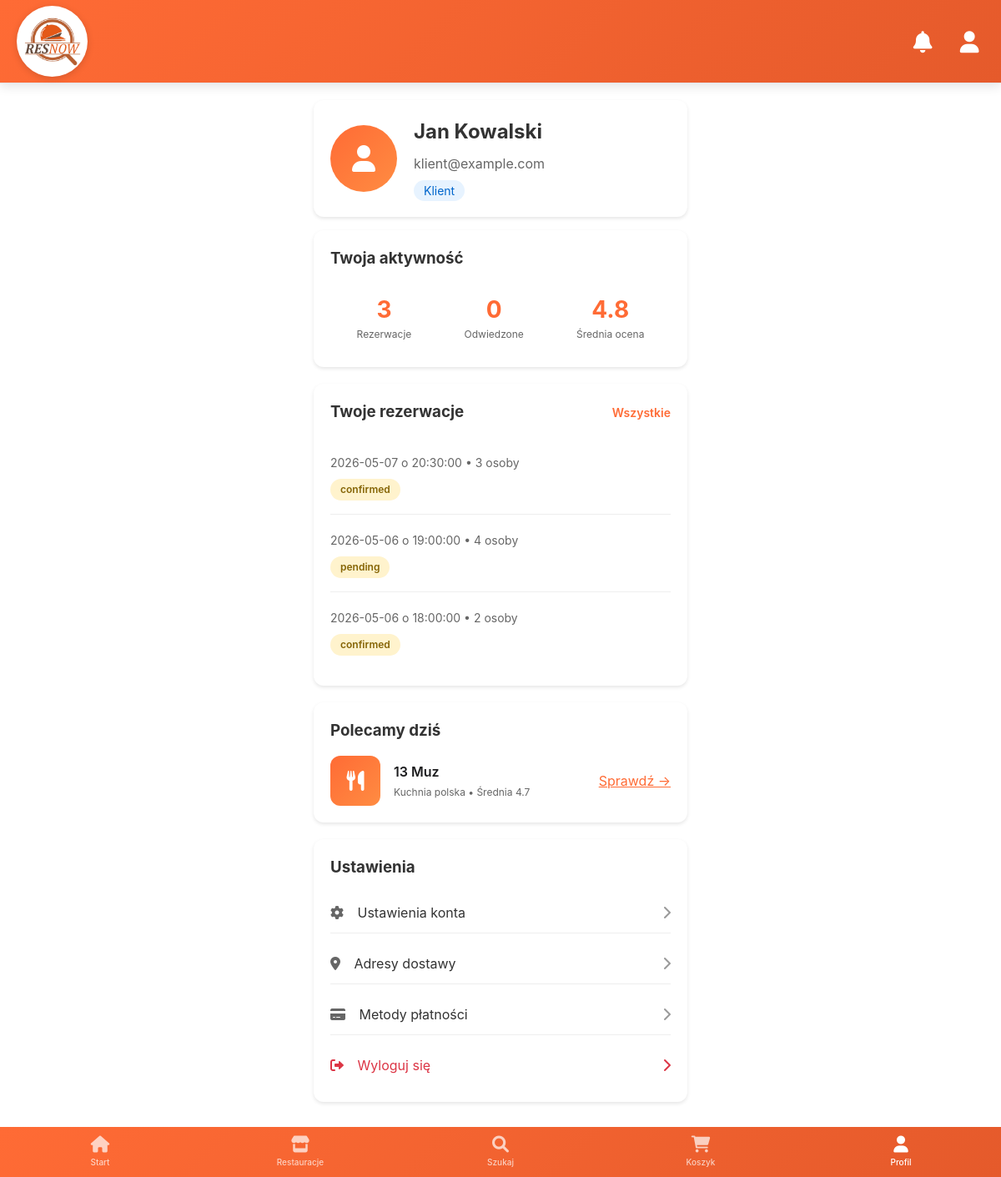
Page /client/profile (signed in) on the earlier database version.
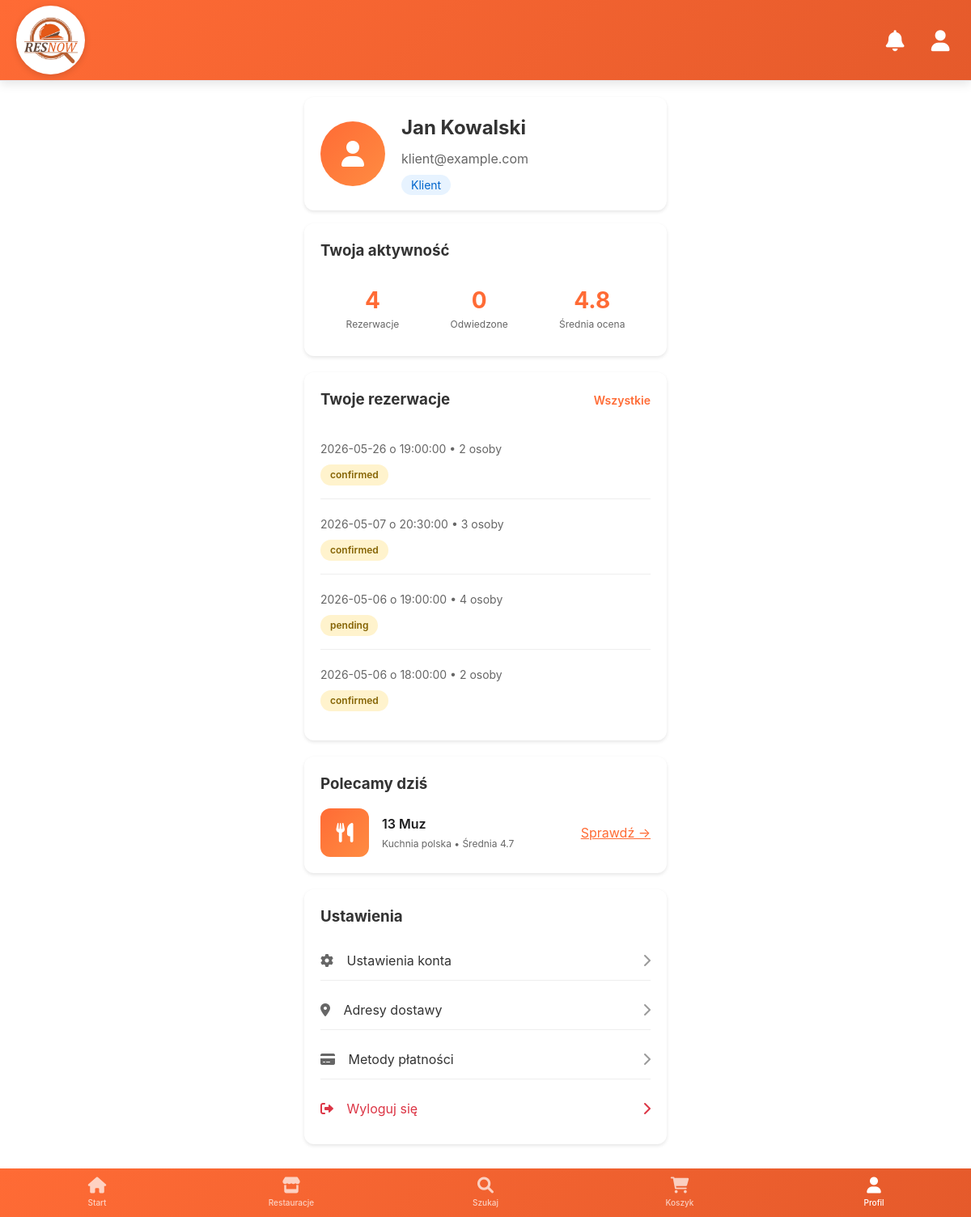
Same page on the later database version.
### models.py (models this page shows, shortened)
class User(db.Model):
    __tablename__ = 'users'
    id = db.Column(db.Integer, primary_key=True)
    name = db.Column(db.String(100), nullable=False)
    email = db.Column(db.String(120), unique=True, nullable=False)
    password = db.Column(db.String(200), nullable=False)
    role = db.Column(db.String(20), nullable=False)
    restaurant_id = db.Column(db.Integer, db.ForeignKey('restaurants.id'), nullable=True)
    restaurant = db.relationship('Restaurant', backref='employees')

class Reservation(db.Model):
    __tablename__ = 'reservations'
    id = db.Column(db.Integer, primary_key=True)
    user_id = db.Column(db.Integer, db.ForeignKey('users.id'), nullable=False)
    restaurant_id = db.Column(db.Integer, db.ForeignKey('restaurants.id'), nullable=False)
    table_id = db.Column(db.Integer, db.ForeignKey('tables.id'), nullable=False)
    date = db.Column(db.Date, nullable=False)
    time = db.Column(db.Time, nullable=False)
    people = db.Column(db.Integer, nullable=False)
    status = db.Column(db.String(20), default='pending')  # pending, confirmed, cancelled
    notes = db.Column(db.Text)
    created_at = db.Column(db.DateTime, default=datetime.utcnow)
    user = db.relationship('User', backref='reservations')
    table = db.relationship('Table', backref='reservations')
    restaurant = db.relationship('Restaurant', backref='reservations')
    menu_items = db.relationship('MenuItem', secondary=reservation_menu_items,
                                 backref=db.backref('reservations', lazy='dynamic'))

### app.py (the view)
@app.route('/client/profile')
@login_required
def client_profile():
    if session.get('role') != 'client':
        flash('Brak dostępu', 'danger')
        return redirect(url_for('login'))
    user = User.query.get(session['user_id'])
    reservations = Reservation.query.filter_by(user_id=user.id) \
        .order_by(Reservation.date.desc(), Reservation.time.desc()) \
        .all()
    orders = [
        {'id': 1, 'restaurant_name': '13 Muz', 'date': '2024-01-10', 'total': 89.00, 'status': 'Dostarczone'},
        {'id': 2, 'restaurant_name': 'La Bella Italia', 'date': '2024-01-12', 'total': 124.50, 'status': 'W drodze'}
    ]
    return render_template('client/profile_mobile.html',
                           user=user,
                           reservations=reservations,
                           orders=orders)

### app.py (called while the page is built)
@app.context_processor
def inject_now():
    return {'now': datetime.now()}

def login_required(f):
    @wraps(f)
    def decorated_function(*args, **kwargs):
        if 'user_id' not in session:
            flash('Proszę się zalogować', 'warning')
            return redirect(url_for('login'))
        return f(*args, **kwargs)
    return decorated_function

### templates/client/profile_mobile.html (shortened to what this page needs)
{% extends "mobile_layout.html" %}
{% block content %}
<div style="max-width: 480px; margin: 0 auto; padding: 0 16px;">
<div class="profile-container">
    <div class="profile-header">
        <div class="profile-avatar">
            <i class="fas fa-user"></i>
        </div>
        <div class="profile-info">
            <h2>{{ user.name }}</h2>
            <p>{{ user.email }}</p>
            <p style="margin-top: 8px;">
                <span style="background: #e7f3ff; color: #0066cc; padding: 4px 12px; border-radius: 20px; font-size: 14px;">
                    Klient
                </span>
            </p>
        </div>
    </div>
<div class="profile-section">
    <h3>Twoja aktywność</h3>
    <div style="display: flex; justify-content: space-around; text-align: center; padding: 10px 0;">
        <div>
            <div style="font-size: 28px; font-weight: 700; color: #FF6B35;">{{ reservations|length }}</div>
            <div style="font-size: 12px; color: #666;">Rezerwacje</div>
        </div>
        <div>
            <div style="font-size: 28px; font-weight: 700; color: #FF6B35;">{{ restaurants|length }}</div>
            <div style="font-size: 12px; color: #666;">Odwiedzone</div>
        </div>
        <div>
            <div style="font-size: 28px; font-weight: 700; color: #FF6B35;">4.8</div>
            <div style="font-size: 12px; color: #666;">Średnia ocena</div>
        </div>
    </div>
</div>
    <div class="profile-section">
        <h3>
            Twoje rezerwacje
            <a href="#" class="section-link">Wszystkie</a>
        </h3>
        {% if reservations %}
            {% for res in reservations %}
            <div class="reservation-item">
                <div class="reservation-details">
                    {{ res.date }} o {{ res.time }} • {{ res.people }} osoby
                </div>
                <div>
                    <span class="status-badge {% if res.status == 'Potwierdzona' %}status-confirmed{% else %}status-pending{% endif %}">
                        {{ res.status }}
                    </span>
                </div>
            </div>
            {% endfor %}
        {% else %}
            <p style="color: #666; text-align: center; padding: 20px 0;">
                Brak rezerwacji
            </p>
        {% endif %}
    </div>
<div class="profile-section">
    <h3>Polecamy dziś</h3>
    <div style="display: flex; align-items: center; gap: 16px;">
        <div style="width: 60px; height: 60px; background: linear-gradient(135deg, #FF6B35, #FF8C42); border-radius: 12px; display: flex; align-items: center; justify-content: center;">
            <i class="fas fa-utensils" style="color: white; font-size: 24px;"></i>
        </div>
        <div>
            <div style="font-weight: 600; margin-bottom: 4px;">13 Muz</div>
            <div style="font-size: 12px; color: #666;">Kuchnia polska • Średnia 4.7</div>
        </div>
        <a href="{{ url_for('client_menu', restaurant_id=1) }}" style="margin-left: auto; color: #FF6B35;">
            Sprawdź →
        </a>
    </div>
</div>
    <div class="profile-section">
        <h3>Ustawienia</h3>
        <div style="display: flex; flex-direction: column; gap: 12px;">
            <a href="#" style="display: flex; justify-content: space-between; align-items: center; padding: 12px 0; text-decoration: none; color: #333; border-bottom: 1px solid #eee;">
                <span><i class="fas fa-cog" style="margin-right: 12px; color: #666;"></i> Ustawienia konta</span>
                <i class="fas fa-chevron-right" style="color: #999;"></i>
            </a>
            <a href="#" style="display: flex; justify-content: space-between; align-items: center; padding: 12px 0; text-decoration: none; color: #333; border-bottom: 1px solid #eee;">
                <span><i class="fas fa-map-marker-alt" style="margin-right: 12px; color: #666;"></i> Adresy dostawy</span>
                <i class="fas fa-chevron-right" style="color: #999;"></i>
            </a>
            <a href="#" style="display: flex; justify-content: space-between; align-items: center; padding: 12px 0; text-decoration: none; color: #333; border-bottom: 1px solid #eee;">
                <span><i class="fas fa-credit-card" style="margin-right: 12px; color: #666;"></i> Metody płatności</span>
                <i class="fas fa-chevron-right" style="color: #999;"></i>
            </a>
            <a href="{{ url_for('logout') }}" style="display: flex; justify-content: space-between; align-items: center; padding: 12px 0; text-decoration: none; color: #dc3545;">
                <span><i class="fas fa-sign-out-alt" style="margin-right: 12px;"></i> Wyloguj się</span>
                <i class="fas fa-chevron-right"></i>
            </a>
        </div>
    </div>
</div>
</div>
{% endblock %}

### templates/mobile_layout.html (shortened to what this page needs)
<!DOCTYPE html>
<html lang="pl">
<head>
    <link rel="stylesheet" href="https://cdnjs.cloudflare.com/ajax/libs/font-awesome/6.0.0/css/all.min.css">
    <link rel="stylesheet" href="{{ url_for('static', filename='css/mobile.css') }}">
</head>
<body>
<header class="header safe-area-top" style="background: linear-gradient(135deg, #FF6B35, #E55A2B); height: 120px; padding: 0 20px;">
    <div class="header-title">
        <div style="background: white; border-radius: 50%; width: 85px; height: 85px; display: flex; align-items: center; justify-content: center; box-shadow: 0 2px 8px rgba(0,0,0,0.15);">
            <img src="{{ url_for('static', filename='images/logo.png') }}" alt="ResNow" style="height: 80px;">
        </div>
    </div>
    <div class="header-actions" style="gap: 20px;">
        <button class="header-btn" onclick="toggleNotifications()" style="color: white; font-size: 26px;">
            <i class="fas fa-bell"></i>
        </button>
        <a href="{{ url_for('client_profile') }}" class="header-btn" style="color: white; font-size: 26px;">
            <i class="fas fa-user"></i>
        </a>
    </div>
</header>
    <main class="main safe-area-bottom">
        {% block content %}{% endblock %}
    </main>
    <nav class="bottom-nav">
        <a href="{{ url_for('client_dashboard') }}"
           class="bottom-nav-item {% if request.endpoint == 'client_dashboard' %}active{% endif %}"
           id="navHome">
            <i class="fas fa-home bottom-nav-icon"></i>
            <span class="bottom-nav-label">Start</span>
        </a>
        <a href="{{ url_for('client_restaurants') }}"
           class="bottom-nav-item {% if request.endpoint == 'client_restaurants' %}active{% endif %}"
           id="navRestaurants">
            <i class="fas fa-store bottom-nav-icon"></i>
            <span class="bottom-nav-label">Restauracje</span>
        </a>
        <a href="{{ url_for('client_search') }}"
           class="bottom-nav-item {% if request.endpoint == 'client_search' %}active{% endif %}"
           id="navSearch">
            <i class="fas fa-search bottom-nav-icon"></i>
            <span class="bottom-nav-label">Szukaj</span>
        </a>
        <a href="{{ url_for('client_cart') }}"
           class="bottom-nav-item {% if request.endpoint == 'client_cart' %}active{% endif %}"
           id="navCart">
            <i class="fas fa-shopping-cart bottom-nav-icon"></i>
            <span class="bottom-nav-label">Koszyk</span>
        </a>
        <a href="{{ url_for('client_profile') }}"
           class="bottom-nav-item {% if request.endpoint == 'client_profile' %}active{% endif %}"
           id="navProfile">
            <i class="fas fa-user bottom-nav-icon"></i>
            <span class="bottom-nav-label">Profil</span>
        </a>
    </nav>
</body>
</html>

### static/css/mobile.css (style rules this page uses)
:root { --primary-orange: #FF6B35; --primary-orange-light: #FF8C42; --primary-orange-dark: #E55A2B; --white: #FFFFFF; --light-gray: #F5F5F7; --gray: #8E8E93; --dark-gray: #636366; --dark: #1C1C1E; --black: #000000; --success: #34C759; --warning: #FF9500; --danger: #FF3B30; --info: #007AFF; --background: #FFFFFF; --card-background: #FFFFFF; --shadow: 0 2px 10px rgba(0, 0, 0, 0.08); --shadow-heavy: 0 4px 20px rgba(0, 0, 0, 0.15); --radius-sm: 8px; --radius-md: 12px; --radius-lg: 16px; --radius-xl: 24px; --spacing-xs: 4px; --spacing-sm: 8px; --spacing-md: 16px; --spacing-lg: 24px; --spacing-xl: 32px; }
* { margin: 0; padding: 0; box-sizing: border-box; }
body { font-family: -apple-system, BlinkMacSystemFont, 'Segoe UI', Roboto, Oxygen, Ubuntu, Cantarell, sans-serif; background-color: var(--background); color: var(--dark); line-height: 1.5; -webkit-font-smoothing: antialiased; -moz-osx-font-smoothing: grayscale; }
.header { position: fixed; top: 0; left: 0; right: 0; height: 60px; background-color: var(--white); display: flex; align-items: center; justify-content: space-between; padding: 0 16px; border-bottom: 1px solid #E5E5EA; z-index: 1000; box-shadow: 0 1px 3px rgba(0, 0, 0, 0.1); }
.header.safe-area-top { padding-top: env(safe-area-inset-top); }
.header-title { font-size: 20px; font-weight: 600; color: var(--dark); display: flex; align-items: center; gap: 8px; }
.header-actions { display: flex; gap: 12px; }
.header-btn { width: 36px; height: 36px; border-radius: 50%; background: none; border: none; display: flex; align-items: center; justify-content: center; color: var(--dark); font-size: 18px; position: relative; cursor: pointer; }
.main { padding-top: 60px; padding-bottom: 70px; min-height: 100vh; }
.main.safe-area-bottom { padding-bottom: calc(70px + env(safe-area-inset-bottom)); }
.bottom-nav { position: fixed; bottom: 0; left: 0; right: 0; height: 60px; background-color: var(--white); border-top: 1px solid #E5E5EA; display: flex; justify-content: space-around; align-items: center; z-index: 1000; padding-bottom: env(safe-area-inset-bottom); }
.bottom-nav-item { display: flex; flex-direction: column; align-items: center; justify-content: center; flex: 1; height: 100%; text-decoration: none; color: var(--gray); position: relative; transition: color 0.2s; }
.bottom-nav-item.active { color: var(--primary-orange); }
.bottom-nav-icon { font-size: 20px; margin-bottom: 4px; }
.bottom-nav-label { font-size: 10px; font-weight: 500; }

Differences in the rows shown:
added Reservation: date "2026-05-26", time "19:00:00", people "2", status "confirmed"
Other differences:
{{ reservations|length }}: "3" → "4"
